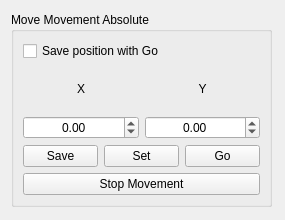
<?xml version="1.0" encoding="UTF-8"?>
<ui version="4.0">
 <class>Form</class>
 <widget class="QWidget" name="Form">
  <property name="geometry">
   <rect>
    <x>0</x>
    <y>0</y>
    <width>285</width>
    <height>220</height>
   </rect>
  </property>
  <property name="minimumSize">
   <size>
    <width>285</width>
    <height>220</height>
   </size>
  </property>
  <property name="maximumSize">
   <size>
    <width>285</width>
    <height>220</height>
   </size>
  </property>
  <property name="windowTitle">
   <string>Move Movement Absolute</string>
  </property>
  <layout class="QVBoxLayout" name="verticalLayout_2">
   <item>
    <widget class="QGroupBox" name="motorControl_absolute">
     <property name="minimumSize">
      <size>
       <width>261</width>
       <height>195</height>
      </size>
     </property>
     <property name="maximumSize">
      <size>
       <width>261</width>
       <height>195</height>
      </size>
     </property>
     <property name="title">
      <string>Move Movement Absolute</string>
     </property>
     <layout class="QVBoxLayout" name="verticalLayout">
      <item>
       <widget class="QCheckBox" name="checkBox_save_with_go">
        <property name="text">
         <string>Save position with Go</string>
        </property>
       </widget>
      </item>
      <item>
       <layout class="QGridLayout" name="gridLayout_3">
        <item row="1" column="1">
         <widget class="QDoubleSpinBox" name="spinBox_absolute_y">
          <property name="alignment">
           <set>Qt::AlignCenter</set>
          </property>
          <property name="minimum">
           <double>-500.000000000000000</double>
          </property>
          <property name="maximum">
           <double>500.000000000000000</double>
          </property>
          <property name="singleStep">
           <double>0.100000000000000</double>
          </property>
         </widget>
        </item>
        <item row="1" column="0">
         <widget class="QDoubleSpinBox" name="spinBox_absolute_x">
          <property name="alignment">
           <set>Qt::AlignCenter</set>
          </property>
          <property name="minimum">
           <double>-500.000000000000000</double>
          </property>
          <property name="maximum">
           <double>500.000000000000000</double>
          </property>
          <property name="singleStep">
           <double>0.100000000000000</double>
          </property>
         </widget>
        </item>
        <item row="0" column="1">
         <widget class="QLabel" name="label_7">
          <property name="text">
           <string>Y</string>
          </property>
          <property name="alignment">
           <set>Qt::AlignCenter</set>
          </property>
         </widget>
        </item>
        <item row="0" column="0">
         <widget class="QLabel" name="label_6">
          <property name="text">
           <string>X</string>
          </property>
          <property name="alignment">
           <set>Qt::AlignCenter</set>
          </property>
         </widget>
        </item>
       </layout>
      </item>
      <item>
       <layout class="QHBoxLayout" name="horizontalLayout_2">
        <item>
         <widget class="QPushButton" name="pushButton_save">
          <property name="text">
           <string>Save</string>
          </property>
         </widget>
        </item>
        <item>
         <widget class="QPushButton" name="pushButton_set">
          <property name="text">
           <string>Set</string>
          </property>
         </widget>
        </item>
        <item>
         <widget class="QPushButton" name="pushButton_go_absolute">
          <property name="text">
           <string>Go</string>
          </property>
         </widget>
        </item>
       </layout>
      </item>
      <item>
       <widget class="QPushButton" name="pushButton_stop">
        <property name="text">
         <string>Stop Movement</string>
        </property>
       </widget>
      </item>
     </layout>
    </widget>
   </item>
  </layout>
 </widget>
 <resources/>
 <connections/>
</ui>
